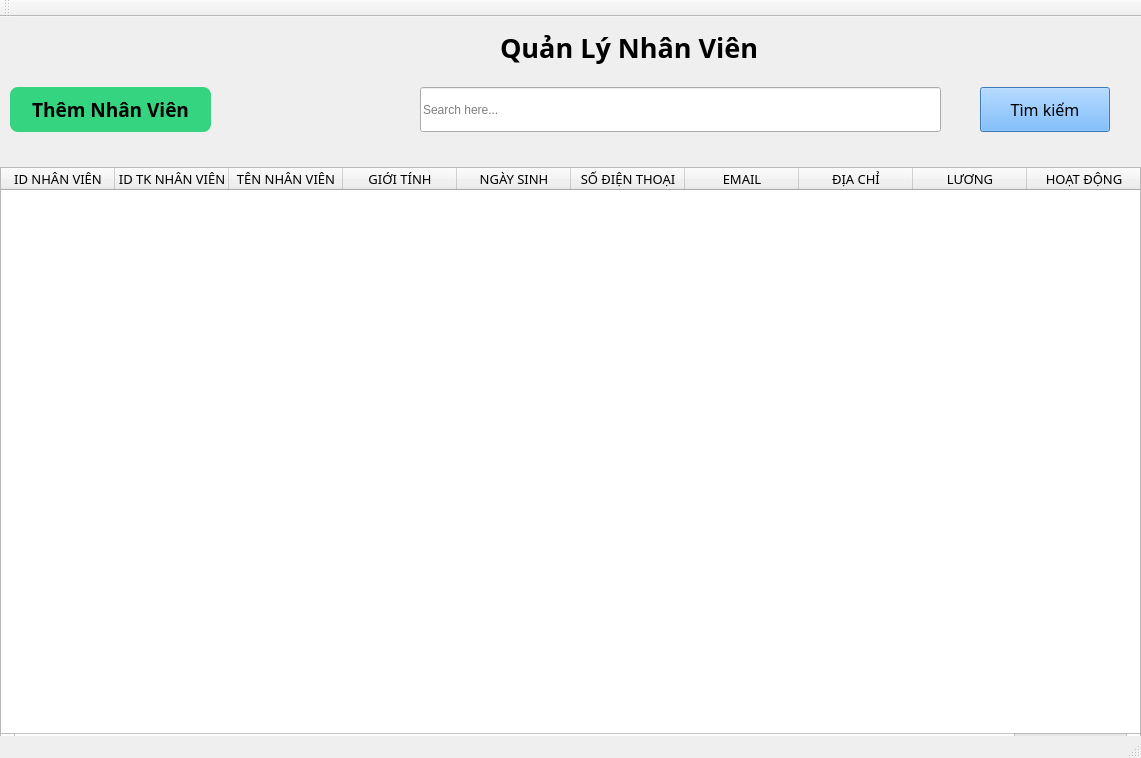
<?xml version="1.0" encoding="UTF-8"?>
<ui version="4.0">
 <class>nhanvienmain</class>
 <widget class="QMainWindow" name="nhanvienmain">
  <property name="geometry">
   <rect>
    <x>0</x>
    <y>0</y>
    <width>1141</width>
    <height>758</height>
   </rect>
  </property>
  <property name="windowTitle">
   <string>MainWindow</string>
  </property>
  <widget class="QWidget" name="centralwidget">
   <widget class="QPushButton" name="btnThemNhanVien">
    <property name="geometry">
     <rect>
      <x>10</x>
      <y>70</y>
      <width>201</width>
      <height>45</height>
     </rect>
    </property>
    <property name="font">
     <font>
      <family>Bahnschrift</family>
      <pointsize>14</pointsize>
      <weight>75</weight>
      <bold>true</bold>
     </font>
    </property>
    <property name="styleSheet">
     <string notr="true">QPushButton{
background-color: #34D481;
border: none;
border-radius: 8px;
font-weight:bold;

}</string>
    </property>
    <property name="text">
     <string>Thêm Nhân Viên</string>
    </property>
   </widget>
   <widget class="QLabel" name="lbNametk">
    <property name="geometry">
     <rect>
      <x>500</x>
      <y>10</y>
      <width>258</width>
      <height>40</height>
     </rect>
    </property>
    <property name="font">
     <font>
      <family>Bahnschrift</family>
      <pointsize>20</pointsize>
      <weight>75</weight>
      <bold>true</bold>
     </font>
    </property>
    <property name="text">
     <string>Quản Lý Nhân Viên</string>
    </property>
   </widget>
   <widget class="QPushButton" name="btnSearch">
    <property name="geometry">
     <rect>
      <x>980</x>
      <y>70</y>
      <width>130</width>
      <height>45</height>
     </rect>
    </property>
    <property name="maximumSize">
     <size>
      <width>130</width>
      <height>45</height>
     </size>
    </property>
    <property name="font">
     <font>
      <family>Bahnschrift</family>
      <pointsize>12</pointsize>
     </font>
    </property>
    <property name="styleSheet">
     <string notr="true">QPushButton{
background-color: rgb(85, 170, 255)
}</string>
    </property>
    <property name="text">
     <string>Tìm kiếm</string>
    </property>
    <property name="icon">
     <iconset resource="../new_resource.qrc">
      <normaloff>:/newPrefix/icons/research.png</normaloff>:/newPrefix/icons/research.png</iconset>
    </property>
    <property name="iconSize">
     <size>
      <width>25</width>
      <height>25</height>
     </size>
    </property>
   </widget>
   <widget class="QLineEdit" name="lineEdit">
    <property name="geometry">
     <rect>
      <x>420</x>
      <y>70</y>
      <width>521</width>
      <height>45</height>
     </rect>
    </property>
    <property name="maximumSize">
     <size>
      <width>16777215</width>
      <height>45</height>
     </size>
    </property>
    <property name="styleSheet">
     <string notr="true"/>
    </property>
    <property name="text">
     <string/>
    </property>
    <property name="placeholderText">
     <string>Search here...</string>
    </property>
   </widget>
   <widget class="QTableWidget" name="tableNhanVien">
    <property name="geometry">
     <rect>
      <x>0</x>
      <y>150</y>
      <width>1141</width>
      <height>581</height>
     </rect>
    </property>
    <property name="maximumSize">
     <size>
      <width>1141</width>
      <height>16777215</height>
     </size>
    </property>
    <property name="font">
     <font>
      <family>Bahnschrift</family>
      <pointsize>10</pointsize>
     </font>
    </property>
    <attribute name="horizontalHeaderDefaultSectionSize">
     <number>114</number>
    </attribute>
    <column>
     <property name="text">
      <string>ID NHÂN VIÊN</string>
     </property>
    </column>
    <column>
     <property name="text">
      <string>ID TK NHÂN VIÊN</string>
     </property>
    </column>
    <column>
     <property name="text">
      <string>TÊN NHÂN VIÊN</string>
     </property>
    </column>
    <column>
     <property name="text">
      <string>GIỚI TÍNH</string>
     </property>
    </column>
    <column>
     <property name="text">
      <string>NGÀY SINH</string>
     </property>
    </column>
    <column>
     <property name="text">
      <string>SỐ ĐIỆN THOẠI</string>
     </property>
    </column>
    <column>
     <property name="text">
      <string>EMAIL</string>
     </property>
    </column>
    <column>
     <property name="text">
      <string>ĐỊA CHỈ</string>
     </property>
    </column>
    <column>
     <property name="text">
      <string>LƯƠNG</string>
     </property>
    </column>
    <column>
     <property name="text">
      <string>HOẠT ĐỘNG</string>
     </property>
    </column>
   </widget>
  </widget>
  <widget class="QStatusBar" name="statusbar"/>
  <widget class="QToolBar" name="toolBar">
   <property name="windowTitle">
    <string>toolBar</string>
   </property>
   <attribute name="toolBarArea">
    <enum>TopToolBarArea</enum>
   </attribute>
   <attribute name="toolBarBreak">
    <bool>false</bool>
   </attribute>
  </widget>
 </widget>
 <resources>
  <include location="../new_resource.qrc"/>
 </resources>
 <connections/>
</ui>
